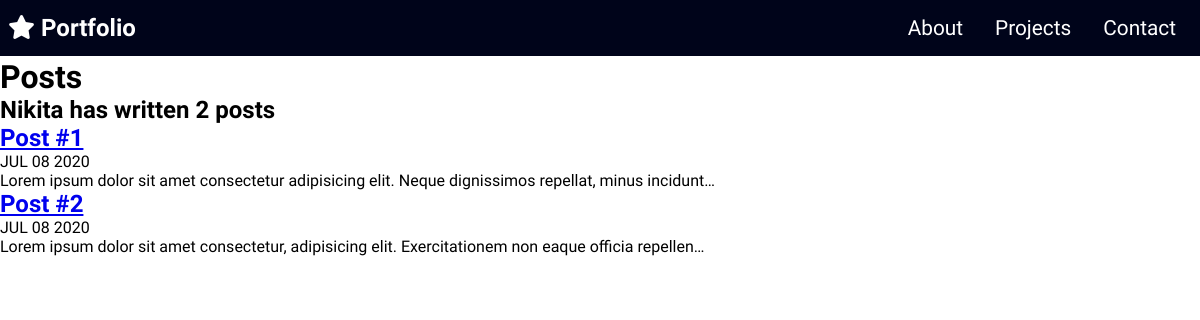
Screenshot of /blog/ with the database file from the repository.
### blog/models.py (models this page shows, shortened)
class Post(models.Model):
    title = models.CharField(max_length = 200)
    date = models.DateField(auto_now = True)
    content = models.TextField()

### blog/views.py (the view)
# urls.py: path('', views.blog, name = 'blog'),
def blog(request):
    posts = Post.objects.order_by('-date')
    return render(request, 'blog.html', {'posts':posts})

### blog/templates/blog.html
{% extends 'base.html' %}
{% block content %}
<h1>Posts</h1>
<h2>Nikita has written {{ posts.count }} post{{ posts.count | pluralize }}</h2>
{% for post in posts %}
<a href="{% url 'blog:detail' post.id %}"><h2>{{post.title}}</h2></a>
<p>{{post.date|date:'M d Y'|upper}}</p>
<p>{{post.content|truncatechars:100}}</p>
{% endfor %}
{% endblock %}

### portfolio/static/style/style.css (style rules this page uses)
* { box-sizing: border-box; margin: 0; padding: 0; }
body { font-family: 'Baloo Da 2', cursive; }

### rows the page displays
Post: title "Post #1", date "JUL 08 2020", content "Lorem ipsum dolor sit amet consectetur adipisicing elit. Neque dignissimos repellat, minus incidunt…"
Post: title "Post #2", date "JUL 08 2020", content "Lorem ipsum dolor sit amet consectetur, adipisicing elit. Exercitationem non eaque officia repellen…"

### other values shown
{{ posts.count }} "2"
{{ posts.count | pluralize }} "s"
